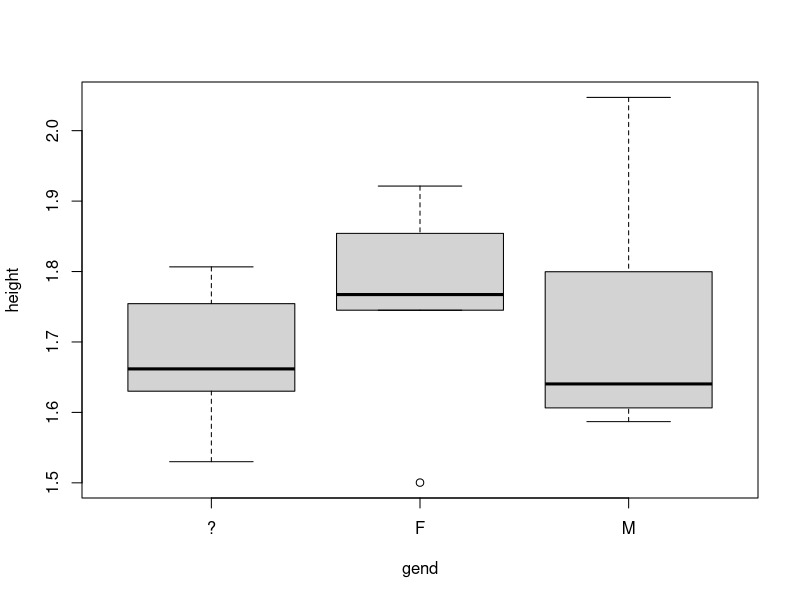

Recreate this plot in R.
## ---- chunk 1
# Only run this installation once
# install.packages("shiny")
## ---- chunk 2
data("faithful")
View(faithful)
## ---- chunk 3
gend <- c('M','F','?','M','F','?','M','F','?','M','M','F','?','M','F','?','M','F','?','M')
## ---- chunk 4
gend <- rep(c('M','F','?'), length.out=20)
## ---- chunk 5
# Display the frequency counts of the character vector gend
table(gend)
## ---- chunk 6
# convert gend from character vector to a factor
gend <- as.factor(gend)
# to check you can list the levels in the factor
factor(gend)
## ---- chunk 7
# Create a numeric vector of 30 random heights
height <- rnorm(n = 30, mean = 1.7, sd = 0.15)
# Create a new character vector gend and convert to a factor
gend <- rep(c('M','F','?'), length.out=30)
gend <- as.factor(gend)

sex_height <- as.data.frame(cbind(gend,height))

# Since the output of cbind() is a matrix all columns must be the same type
# so gend is coerced to numeric and
# we need to convert it back to a factor
sex_height$gend <- as.factor(sex_height$gend)
## ---- chunk 8
# convert to a factor
gend <- as.factor(gend)
#generate side by side boxplots to compare the heights for the three levels
boxplot(height~gend)
## ---- chunk 9
library(ggplot2)

# A bare bones side by side box plot
p1 <- ggplot(sex_height, aes(x=gend, y=height)) + 
      geom_boxplot()

# Now with different colours and labels
p2 <- ggplot(sex_height, aes(x=gend, y=height, fill=gend)) +
      geom_boxplot() +
      scale_x_discrete(labels = c('?','Female','Male')) +
      labs(title="Box plots of height by gender",x="Gender", y = "Height (m)") +
      theme(legend.position = "none")      # Suppress the legend
